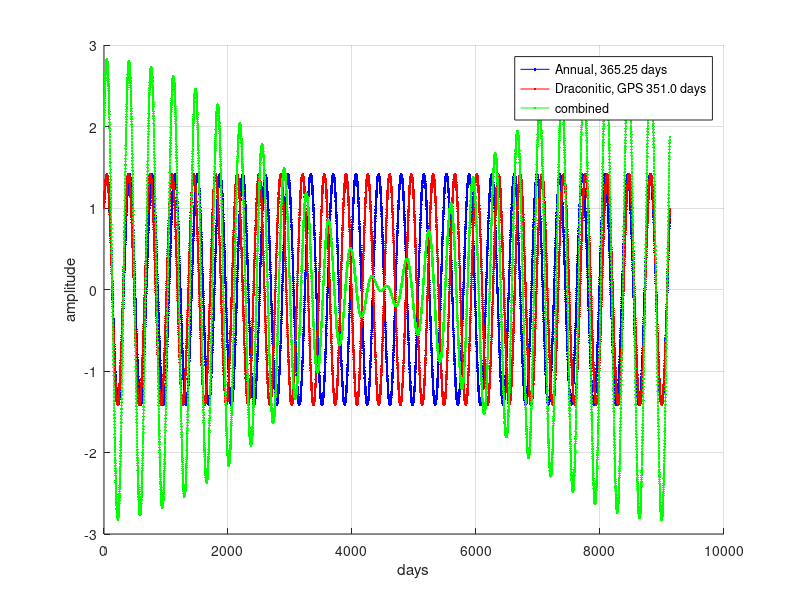

Source code (MATLAB):


clear all
close all
clc

T1 = 365.25;
T2=  351.00;
T3=  353.00;


A1 = 1;
A2 = 1;
A3 = 1;

time=0:1:365*(12.5*2);

f1 = A1*sin(2*pi/T1*(time)) + A1*cos(2*pi/T1*(time));
f2 = A2*sin(2*pi/T2*(time)) + A2*cos(2*pi/T2*(time));
f3 = A3*sin(2*pi/T3*(time)) + A3*cos(2*pi/T3*(time));

figure(1)
hold on
grid on
plot(time,f1,'.-b')
plot(time,f2,'.-r')
% plot(time,f3,'.-r')
plot(time,f2+f1,'.-g')
xlabel('days')
ylabel('amplitude')
legend('Annual, 365.25 days', 'Draconitic, GPS 351.0 days', 'combined')



